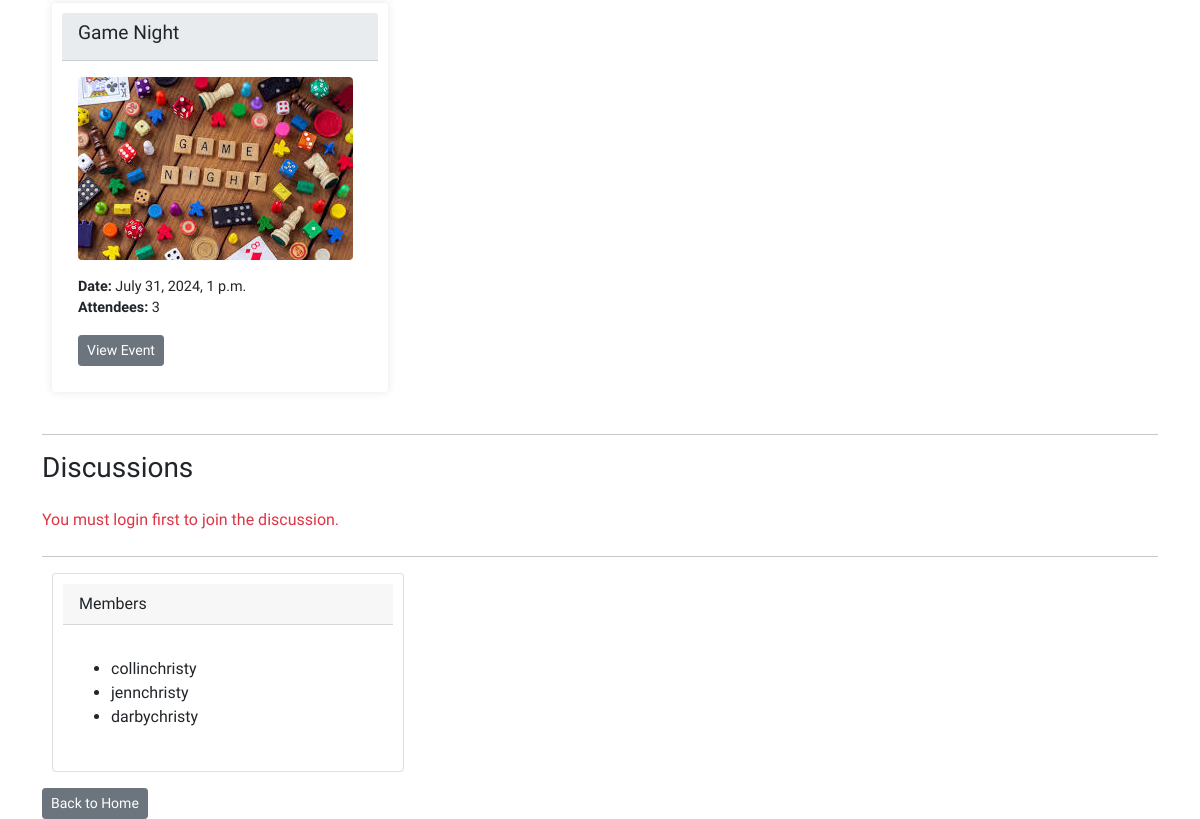
Before: /group/buckeye-game-group-2/ (lower part) with the older database file.
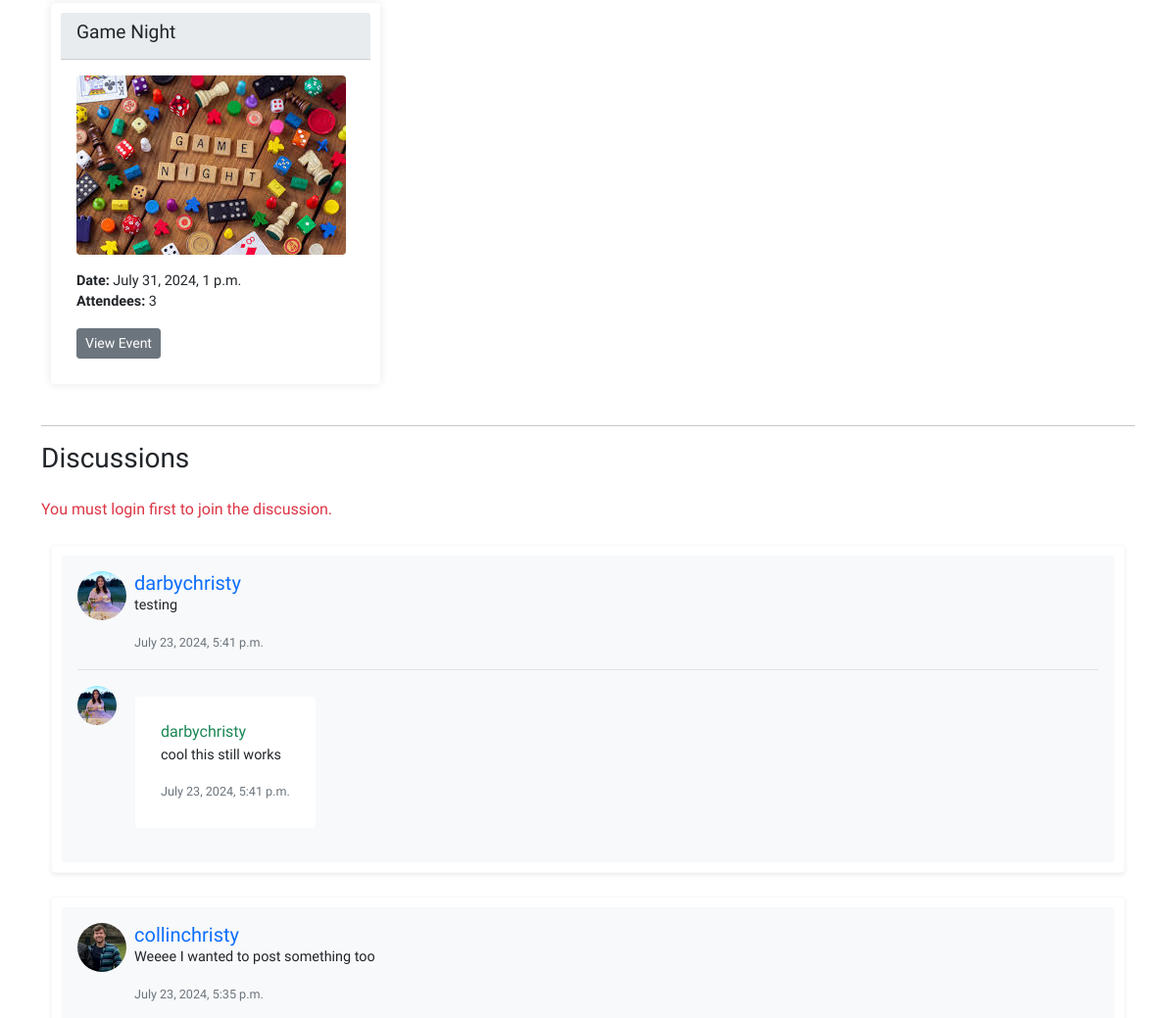
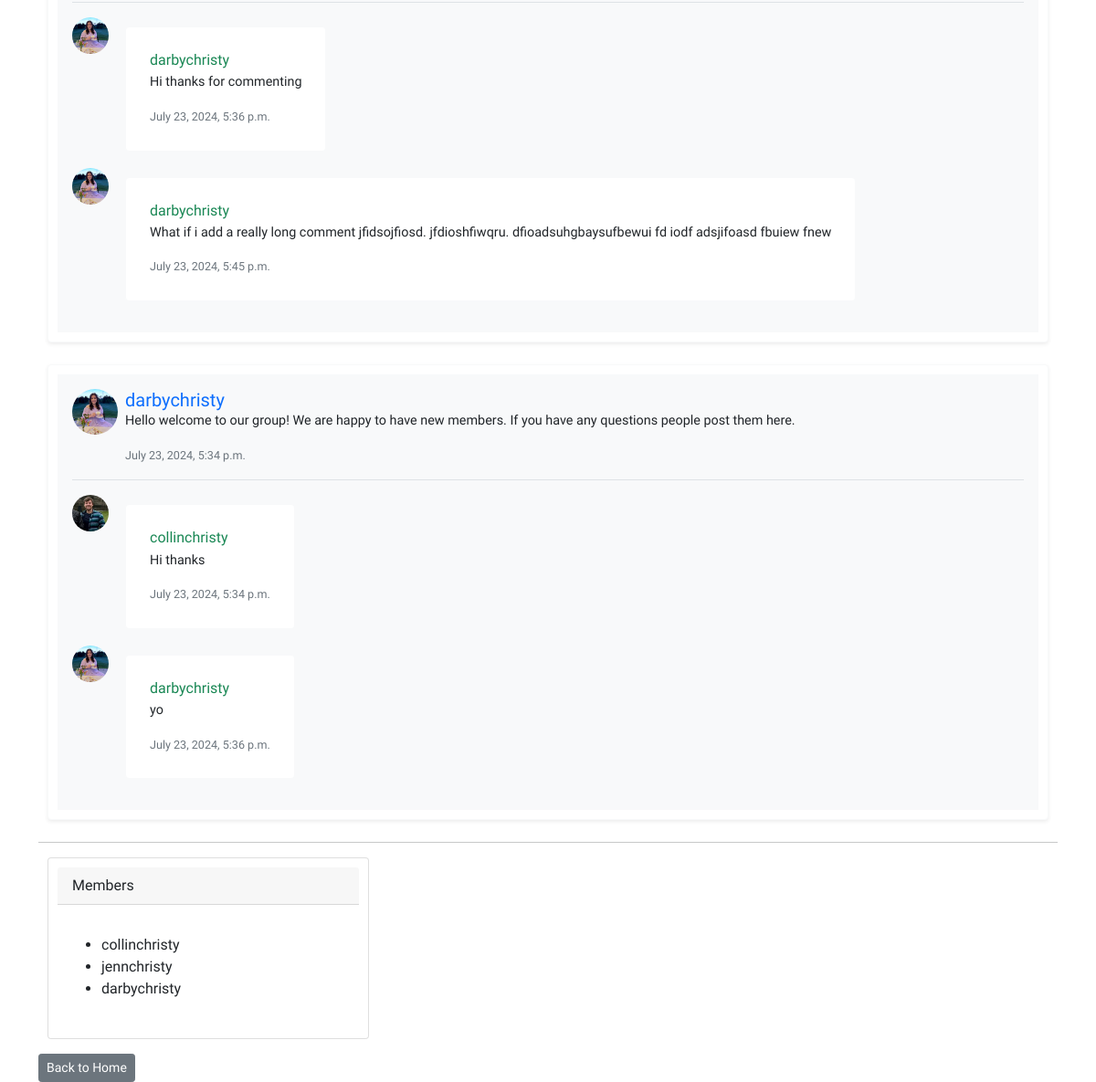
After: the same page with the newer database file (2 pictures, top to bottom).
### boardgame/models.py (models this page shows, shortened)
class Event(models.Model):
    group = models.ForeignKey(Group, on_delete=models.CASCADE)
    title = models.CharField(max_length=100)
    description = models.TextField()
    date_time = models.DateTimeField()
    attendees = models.ManyToManyField(User, through='EventAttendance')
    event_image = models.ImageField(upload_to='event_images/', null=True, blank=True)
    categories = models.ManyToManyField(Category, related_name='events', blank=True)
    tags = models.ManyToManyField(Tag, related_name='events', blank=True)
    nominations_open = models.BooleanField(default=True)
    signups_open = models.BooleanField(default=False)
    admin_only_nominations = models.BooleanField(default=False)
    skip_nominations = models.BooleanField(default=False)

class GroupPost(models.Model):
    group = models.ForeignKey(Group, related_name='group_posts', on_delete=models.CASCADE)
    user = models.ForeignKey(User, on_delete=models.CASCADE)
    content = models.TextField()
    date_added = models.DateTimeField(auto_now_add=True)

class UserProfile(models.Model):
    user = models.OneToOneField(User, on_delete=models.CASCADE)
    bio = models.TextField(blank=True)
    favorite_games = models.TextField(blank=True)
    picture = models.ImageField(upload_to='profile_images', blank=True)
    categories = models.ManyToManyField(Category, related_name='profile', blank=True)
    tags = models.ManyToManyField(Tag, related_name='profile', blank=True)
    city = models.CharField(max_length=255, blank=True)
    state = models.CharField(max_length=255, blank=True)
    country = models.CharField(max_length=255, blank=True)
    latitude = models.FloatField(null=True, blank=True)
    longitude = models.FloatField(null=True, blank=True)

class GroupPostComment(models.Model):
    post = models.ForeignKey(GroupPost, related_name='group_comments', on_delete=models.CASCADE)
    user = models.ForeignKey(User, on_delete=models.CASCADE)
    content = models.TextField()
    date_added = models.DateTimeField(auto_now_add=True)

### boardgame/views.py (the view, shortened to what this page needs)
# urls.py: path('group/<slug:group_slug>/', views.group_profile, name='group_profile'),
def group_profile(request, group_slug):
    group = get_object_or_404(Group, slug=group_slug)
    members = group.members.all()
    is_member = False
    is_admin = False
    is_moderator = False
    if request.user.is_authenticated:
        is_member = members.filter(id=request.user.id).exists()
        is_admin = GroupMembers.objects.filter(user=request.user, group=group, is_admin=True).exists()
        is_moderator = GroupMembers.objects.filter(user=request.user, group=group, is_moderator=True).exists()
    now = datetime.now()
    upcoming_events = Event.objects.filter(group=group, date_time__gte=now).order_by('date_time')
    past_events = Event.objects.filter(group=group, date_time__lt=now).order_by('-date_time')
    group_location = GroupLocation.objects.filter(group=group).first()
    post_form = GroupPostForm()
    comment_form = GroupCommentForm()
    posts = GroupPost.objects.filter(group=group).order_by('-date_added')
    context = {
        'group': group,
        'group_location': group_location,
        'is_admin': is_admin,
        'is_moderator': is_moderator,
        'upcoming_events': upcoming_events,
        'past_events': past_events,
        'members': members,
        'is_member': is_member,
        'post_form': post_form,
        'comment_form': comment_form,
        'posts': posts,
    }
    return render(request, 'boardgame/group_profile.html', context)

### boardgame/templates/boardgame/group_profile.html (shortened to what the changed rows need)
{% extends 'boardgame/base.html' %}
{% load static %}
{% block content %}
<div class="tab-content" id="eventTabsContent">
    <div class="tab-pane fade show active" id="upcoming-events" role="tabpanel" aria-labelledby="upcoming-events-tab">
        <div class="row" id="event-cards">
            {% for event in upcoming_events %}
            <div class="col-md-4 mb-3">
                <div class="card" style="border: none; box-shadow: 0 0 10px rgba(0,0,0,0.1);">
                    <div class="card-header" style="background-color: #e9ecef;">
                        <h4>{{ event.title }}</h4>
                    </div>
                    <div class="card-body">
                        {% if event.event_image %}
                        <img src="{{ event.event_image.url }}" class="profile-image rounded mb-3" style="max-width: 100%;">
                        {% else %}
                        <img src="{% static 'boardgame/images/event_image_default.jpg' %}" class="profile-image rounded mb-3" style="max-width: 100%;">
                        {% endif %}
                        <p class="card-text">
                            <strong>Date:</strong> {{ event.date_time }}<br>
                            <b>Attendees:</b> {{ event.attendees.count }}
                        </p>
                        <a href="{% url 'event_details' event.id %}" class="btn btn-secondary btn-sm">View Event</a>
                    </div>
                </div>
            </div>
            {% endfor %}
        </div>
    </div>
</div>
<div class="mt-4">
    {% for post in posts %}
    <div class="card mb-4 border-light shadow-sm">
        <div class="card-body bg-light">
            <div class="d-flex align-items-start mb-3">
                {% if post.user.userprofile.picture %}
                    <img src="{{ post.user.userprofile.picture.url }}" class="rounded-circle me-2" style="width: 50px; height: 50px; object-fit: cover;">
                {% else %}
                    <img src="{% static 'boardgame/images/default_profile.jpg' %}" class="rounded-circle me-2" style="width: 50px; height: 50px; object-fit: cover;">
                {% endif %}
                <div>
                    <h5 class="card-title text-primary mb-0">{{ post.user.username }}</h5>
                    <p class="card-text">{{ post.content }}</p>
                    <p class="card-text"><small class="text-muted">{{ post.date_added }}</small></p>
                </div>
            </div>
            <div class="mt-3 border-top pt-3 bg-light">
                {% for comment in post.group_comments.all %}
                <div class="d-flex align-items-start mb-2">
                    {% if comment.user.userprofile.picture %}
                        <img src="{{ comment.user.userprofile.picture.url }}" class="rounded-circle me-2" style="width: 40px; height: 40px; object-fit: cover;">
                    {% else %}
                        <img src="{% static 'boardgame/images/default_profile.jpg' %}" class="rounded-circle me-2" style="width: 40px; height: 40px; object-fit: cover;">
                    {% endif %}
                    <div class="card border-light">
                        <div class="card-body bg-white">
                            <h6 class="card-title text-success mb-1">{{ comment.user.username }}</h6>
                            <p class="card-text">{{ comment.content }}</p>
                            <p class="card-text"><small class="text-muted">{{ comment.date_added }}</small></p>
                        </div>
                    </div>
                </div>
                {% endfor %}
            </div>
        </div>
    </div>
    {% endfor %}
</div>
<div class="col-md-4 mb-3">
    <div class="card">
        <div class="card-body">
            <p class="card-text">
            <ul>
                {% for member in members %}
                <li>{{ member.username }}</li>
                {% endfor %}
            </ul>
            </p>
        </div>
    </div>
</div>
{% endblock %}

Changed rows visible on the page:
added GroupPost: user.userprofile.picture (picture), user.username "darbychristy", content "testing", date_added "July 23, 2024, 5:41 p.m."
added GroupPostComment: user.userprofile.picture (picture), user.username "darbychristy", content "cool this still works", date_added "July 23, 2024, 5:41 p.m."
added GroupPost: user.userprofile.picture (picture), user.username "collinchristy", content "Weeee I wanted to post something too", date_added "July 23, 2024, 5:35 p.m."
added GroupPostComment: user.userprofile.picture (picture), user.username "darbychristy", content "Hi thanks for commenting", date_added "July 23, 2024, 5:36 p.m.", shown under "collinchristy"
added GroupPostComment: user.userprofile.picture (picture), user.username "darbychristy", content "What if i add a really long comment jfidsojfiosd. jfdioshfiwqru. dfioadsuhgbaysufbewui fd iodf adsjifoasd fbuiew fnew", date_added "July 23, 2024, 5:45 p.m.", shown under "collinchristy"
added GroupPost: user.userprofile.picture (picture), user.username "darbychristy", content "Hello welcome to our group! We are happy to have new members. If you have any questions people post them here.", date_added "July 23, 2024, 5:34 p.m."
added GroupPostComment: user.userprofile.picture (picture), user.username "collinchristy", content "Hi thanks", date_added "July 23, 2024, 5:34 p.m.", shown under "darbychristy"
added GroupPostComment: user.userprofile.picture (picture), user.username "darbychristy", content "yo", date_added "July 23, 2024, 5:36 p.m."
